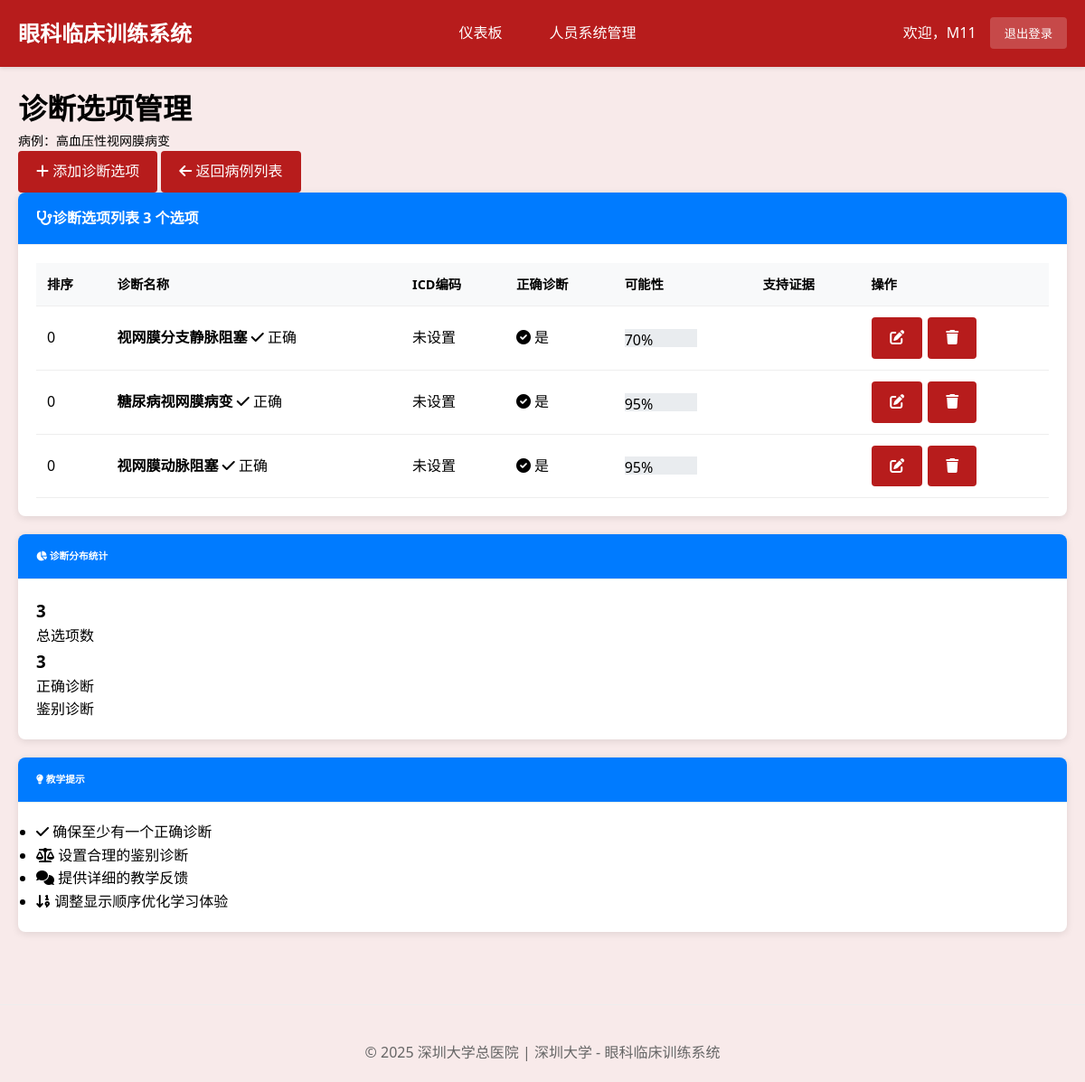
Before: /teacher/clinical-cases/CC3676875A/diagnosis/ (signed in) with the older database file.
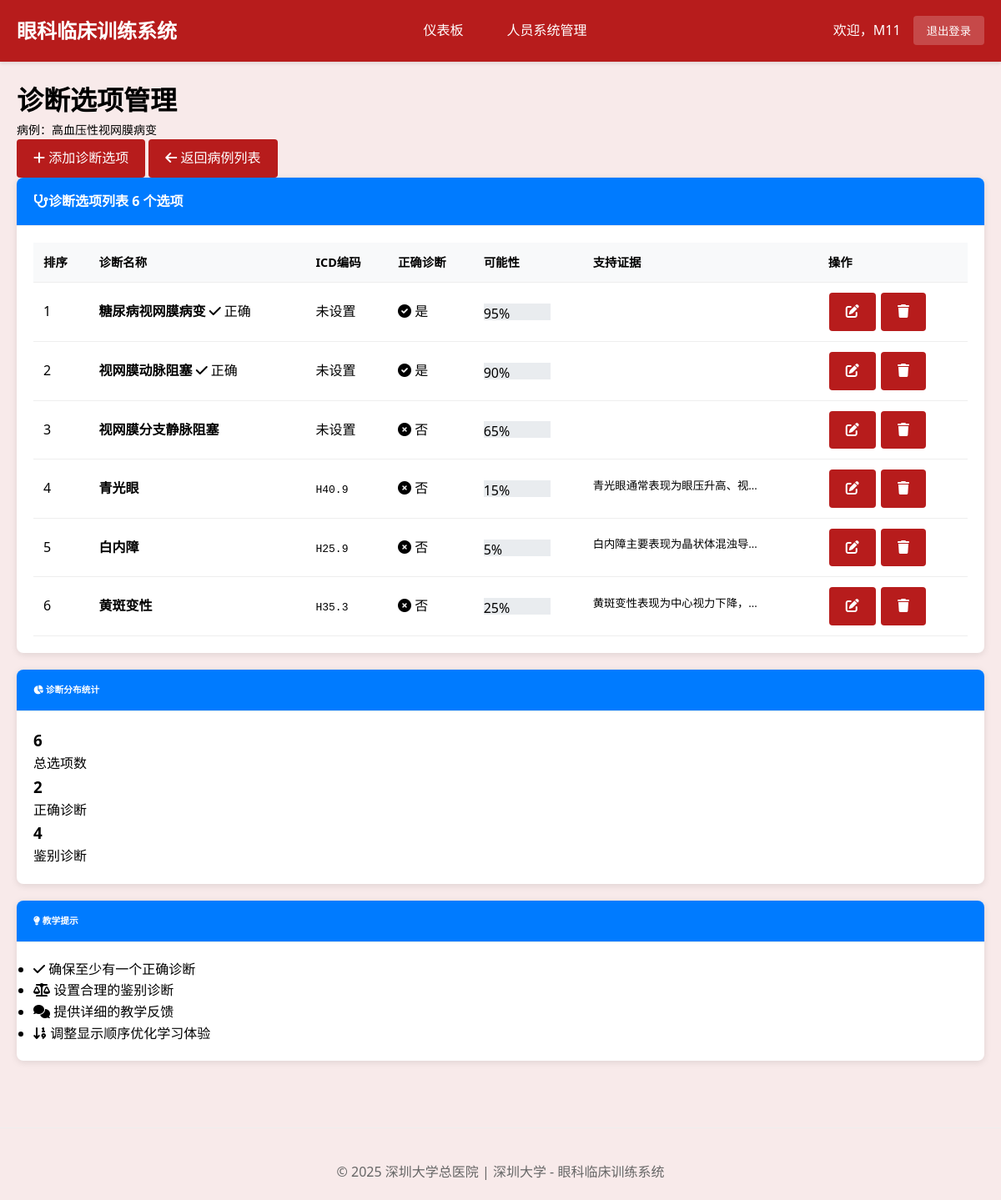
After: the same page with the newer database file.
### cases/models.py (models this page shows, shortened)
class DiagnosisOption(models.Model):
    clinical_case = models.ForeignKey(ClinicalCase, on_delete=models.CASCADE, related_name='diagnosis_options', verbose_name="关联案例")
    diagnosis_name = models.CharField(max_length=200, verbose_name="诊断名称")
    diagnosis_code = models.CharField(max_length=50, blank=True, verbose_name="诊断编码(ICD-10)")
    is_correct_diagnosis = models.BooleanField(default=False, verbose_name="是否正确诊断")
    is_differential = models.BooleanField(default=True, verbose_name="是否鉴别诊断")
    is_required = models.BooleanField(default=False, verbose_name="是否必选诊断",
                                    help_text="必选诊断必须被选中才算完全正确")
    is_recommended = models.BooleanField(default=False, verbose_name="是否推荐诊断",
                                       help_text="推荐但非必需的诊断选项")
    diagnostic_difficulty = models.IntegerField(
        choices=[(1, '容易识别'), (2, '中等难度'), (3, '困难识别')],
        default=2,
        verbose_name="识别难度"
    )
    interference_level = models.IntegerField(
        choices=[(1, '低干扰'), (2, '中干扰'), (3, '高干扰')],
        default=2,
        verbose_name="干扰程度",
        help_text="作为错误选项时的干扰强度"
    )
    supporting_evidence = models.TextField(verbose_name="支持依据")
    contradicting_evidence = models.TextField(blank=True, verbose_name="反对依据")
    typical_symptoms = models.JSONField(verbose_name="典型症状", help_text="JSON格式存储症状列表")
    typical_signs = models.JSONField(verbose_name="典型体征", help_text="JSON格式存储体征列表")
    correct_feedback = models.TextField(verbose_name="选择正确时的反馈")
    incorrect_feedback = models.TextField(verbose_name="选择错误时的反馈")
    hint_level_1 = models.TextField(blank=True, verbose_name="轻度提示", help_text="第一次错误时给出的轻度提示")
    hint_level_2 = models.TextField(blank=True, verbose_name="中度提示", help_text="第二次错误时给出的中度提示")
    hint_level_3 = models.TextField(blank=True, verbose_name="强提示", help_text="第三次错误时给出的强提示")
    probability_score = models.FloatField(
        default=0.0,
        validators=[MinValueValidator(0.0), MaxValueValidator(1.0)],
        verbose_name="诊断概率分数"
    )
    display_order = models.IntegerField(default=0, verbose_name="显示顺序")
    class Meta:
        verbose_name = "诊断选项"
        verbose_name_plural = "诊断选项"
        ordering = ['display_order', '-probability_score']

### cases/views.py (the view)
# urls.py: path('teacher/clinical-cases/<str:case_id>/diagnosis/', views.teacher_diagnosis_options, name='teacher_diagnosis_options'),
@login_required
@user_passes_test(is_teacher, login_url='login')
def teacher_diagnosis_options(request, case_id):
    case = get_object_or_404(ClinicalCase, case_id=case_id)
    diagnosis_options = DiagnosisOption.objects.filter(clinical_case=case).order_by('display_order')
    context = {
        'case': case,
        'diagnosis_options': diagnosis_options,
    }
    return render(request, 'teacher/diagnosis_options.html', context)

### cases/views.py (called while the page is built)
def is_teacher(user):
    return user.groups.filter(name='Teachers').exists() or user.is_superuser

### cases/templates/teacher/diagnosis_options.html (shortened to what the changed rows need)
{% extends 'base.html' %}
{% block content %}
<div class="container-fluid">
    <div class="row">
        <div class="col-12">
            <div class="d-flex justify-content-between align-items-center mb-3">
                <div>
                    <h1 class="h2 mb-2 fw-bold">诊断选项管理</h1>
                </div>
            </div>
            <div class="card">
                <div class="card-header">
                    <h4 class="mb-0 fw-semibold">
                        <i class="fas fa-stethoscope me-2"></i>诊断选项列表
                        <span class="badge bg-light text-dark ms-2 fw-normal">{{ diagnosis_options|length }} 个选项</span>
                    </h4>
                </div>
                <div class="card-body">
                    {% if diagnosis_options %}
                    <div class="table-responsive">
                        <table class="table table-hover">
                            <thead>
                                <tr>
                                    <th>排序</th>
                                    <th>诊断名称</th>
                                    <th>ICD编码</th>
                                    <th>正确诊断</th>
                                    <th>可能性</th>
                                    <th>支持证据</th>
                                    <th>操作</th>
                                </tr>
                            </thead>
                            <tbody>
                                {% for diagnosis in diagnosis_options %}
                                <tr>
                                    <td>
                                        <span class="badge bg-secondary">{{ diagnosis.display_order }}</span>
                                    </td>
                                    <td>
                                        <strong>{{ diagnosis.diagnosis_name }}</strong>
                                        {% if diagnosis.is_correct_diagnosis %}
                                        <span class="badge bg-success ms-2">
                                            <i class="fas fa-check"></i> 正确
                                        </span>
                                        {% endif %}
                                    </td>
                                    <td>
                                        {% if diagnosis.diagnosis_code %}
                                        <code>{{ diagnosis.diagnosis_code }}</code>
                                        {% else %}
                                        <span class="text-muted">未设置</span>
                                        {% endif %}
                                    </td>
                                    <td>
                                        {% if diagnosis.is_correct_diagnosis %}
                                        <span class="text-success">
                                            <i class="fas fa-check-circle"></i> 是
                                        </span>
                                        {% else %}
                                        <span class="text-muted">
                                            <i class="fas fa-times-circle"></i> 否
                                        </span>
                                        {% endif %}
                                    </td>
                                    <td>
                                        {% with probability_percent=diagnosis.probability_score|floatformat:2 %}
                                        <div class="progress" style="width: 80px; height: 20px;">
                                            <div class="progress-bar
                                                {% if diagnosis.probability_score >= 0.8 %}bg-success
                                                {% elif diagnosis.probability_score >= 0.6 %}bg-warning
                                                {% else %}bg-danger{% endif %}"
                                                role="progressbar"
                                                style="width: {% widthratio diagnosis.probability_score 1 100 %}%"
                                                aria-valuenow="{% widthratio diagnosis.probability_score 1 100 %}"
                                                aria-valuemin="0"
                                                aria-valuemax="100">
                                                {% widthratio diagnosis.probability_score 1 100 %}%
                                            </div>
                                        </div>
                                        {% endwith %}
                                    </td>
                                    <td>
                                        <small class="text-truncate" style="max-width: 200px; display: inline-block;">
                                            {{ diagnosis.supporting_evidence|truncatewords:10 }}
                                        </small>
                                    </td>
                                    <td>
                                        <div class="btn-group" role="group">
                                            <a href="{% url 'teacher_diagnosis_edit' diagnosis.id %}"
                                               class="btn btn-sm btn-outline-primary" title="编辑">
                                                <i class="fas fa-edit"></i>
                                            </a>
                                            <a href="{% url 'teacher_diagnosis_delete' diagnosis.id %}"
                                               class="btn btn-sm btn-outline-danger"
                                               title="删除"
                                               onclick="return confirm('确定删除诊断选项「{{ diagnosis.diagnosis_name }}」吗？')">
                                                <i class="fas fa-trash"></i>
                                            </a>
                                        </div>
                                    </td>
                                </tr>
                                {% endfor %}
                            </tbody>
                        </table>
                    </div>
                    {% else %}
                    <div class="d-flex align-items-center justify-content-center py-5">
                        <i class="fas fa-stethoscope fa-2x text-muted me-3"></i>
                        <span class="h5 text-muted fw-bold mb-0">暂无诊断选项</span>
                        <span class="text-secondary fs-6 ms-2">（请点击上方"添加诊断选项"按钮来创建第一个诊断选项）</span>
                    </div>
                    {% endif %}
                </div>
            </div>
            {% if diagnosis_options %}
            <div class="row mt-4">
                <div class="col-md-6">
                    <div class="card">
                        <div class="card-header">
                            <h6 class="mb-0">
                                <i class="fas fa-chart-pie"></i> 诊断分布统计
                            </h6>
                        </div>
                        <div class="card-body">
                            <div class="row text-center">
                                <div class="col-4">
                                    <div class="text-primary">
                                        <h3 class="mb-1 font-weight-bold">{{ diagnosis_options|length|add:0 }}</h3>
                                        <span class="text-muted small">总选项数</span>
                                    </div>
                                </div>
                                <div class="col-4">
                                    <div class="text-success">
                                        <h3 class="mb-1 font-weight-bold">
                                            {% regroup diagnosis_options by is_correct_diagnosis as correct_groups %}
                                            {% for group in correct_groups %}
                                                {% if group.grouper %}{{ group.list|length }}{% endif %}
                                            {% empty %}0{% endfor %}
                                        </h3>
                                        <span class="text-muted small">正确诊断</span>
                                    </div>
                                </div>
                                <div class="col-4">
                                    <div class="text-info">
                                        <h3 class="mb-1 font-weight-bold">
                                            {% regroup diagnosis_options by is_correct_diagnosis as correct_groups %}
                                            {% for group in correct_groups %}
                                                {% if not group.grouper %}{{ group.list|length }}{% endif %}
                                            {% empty %}0{% endfor %}
                                        </h3>
                                        <span class="text-muted small">鉴别诊断</span>
                                    </div>
                                </div>
                            </div>
                        </div>
                    </div>
                </div>
                <div class="col-md-6">
                    <div class="card">
                        <div class="card-header">
                            <h6 class="mb-0">
                                <i class="fas fa-lightbulb"></i> 教学提示
                            </h6>
                        </div>
                        <div class="card-body">
                            <ul class="list-unstyled mb-0">
                                <li class="mb-3">
                                    <i class="fas fa-check text-success me-2"></i>
                                    <span class="fw-medium">确保至少有一个正确诊断</span>
                                </li>
                                <li class="mb-3">
                                    <i class="fas fa-balance-scale text-info me-2"></i>
                                    <span class="fw-medium">设置合理的鉴别诊断</span>
                                </li>
                                <li class="mb-3">
                                    <i class="fas fa-comments text-warning me-2"></i>
                                    <span class="fw-medium">提供详细的教学反馈</span>
                                </li>
                                <li>
                                    <i class="fas fa-sort-numeric-down text-secondary me-2"></i>
                                    <span class="fw-medium">调整显示顺序优化学习体验</span>
                                </li>
                            </ul>
                        </div>
                    </div>
                </div>
            </div>
            {% endif %}
        </div>
    </div>
</div>
{% endblock %}

Changed rows visible on the page:
changed DiagnosisOption "糖尿病视网膜病变": display_order "0" → "1"
changed DiagnosisOption "视网膜动脉阻塞": display_order "0" → "2"; probability_score "95" → "90"
changed DiagnosisOption "视网膜分支静脉阻塞": display_order "0" → "3"; probability_score "70" → "65"; is_correct_diagnosis "正确 是" → "否"; moves down the list
added DiagnosisOption: display_order "4", diagnosis_name "青光眼", diagnosis_code "H40.9", is_correct_diagnosis False (drawn), probability_score "15", supporting_evidence "青光眼通常表现为眼压升高、视…"
added DiagnosisOption: display_order "5", diagnosis_name "白内障", diagnosis_code "H25.9", is_correct_diagnosis False (drawn), probability_score "5", supporting_evidence "白内障主要表现为晶状体混浊导…"
added DiagnosisOption: display_order "6", diagnosis_name "黄斑变性", diagnosis_code "H35.3", is_correct_diagnosis False (drawn), probability_score "25", supporting_evidence "黄斑变性表现为中心视力下降，…"
Other visible differences:
{{ diagnosis_options|length }}: "3" → "6"
{{ diagnosis_options|length|add:0 }}: "3" → "6"
new list line: "2"
new list line: "4"
list line gone: "3"
